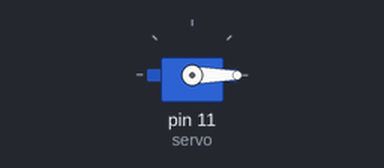
Recording of a program running on a simulated Raspberry Pi (header pin numbers). On the bench: servo. Servo angles are drawn from the pulse width (0.5 ms = 0°, 2.5 ms = 180°); what the program prints to the terminal is not drawn.

Above: at 0.05 s.
At 3.5 s:
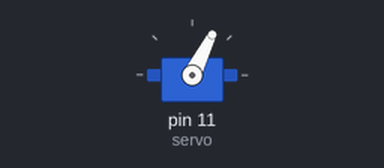
At 7.0 s:
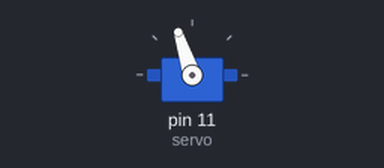
Timing chart, 0 to 9.1 s (numbered marks = the images above):
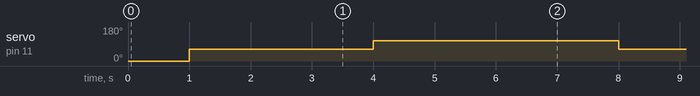

The program:

servo_test.py
```python
import RPi.GPIO as GPIO
import time
GPIO.setmode(GPIO.BOARD)
GPIO.setup(11,GPIO.OUT)
servo = GPIO.PWM(11,50)
try:
    print('s')
    servo.start(2)
    while True:
        time.sleep(1)
        servo.ChangeDutyCycle(6)
        time.sleep(3)
        servo.ChangeDutyCycle(8.5)
        time.sleep(3)
except KeyboardInterrupt:
    servo.stop()
    GPIO.cleanup()
```

Measured:
- by itself, servo on pin 11 (servo): alternates 108° for 4.0 s and 63° for 3.0 s
